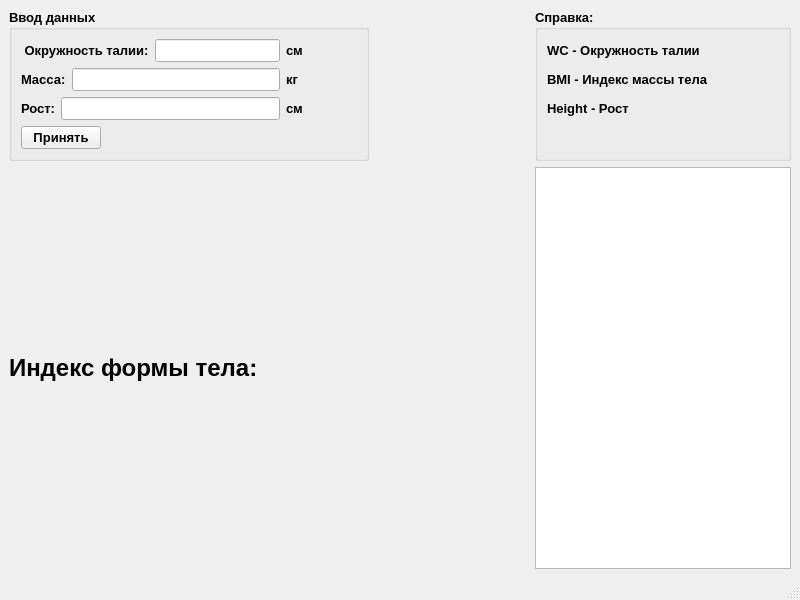
<?xml version="1.0" encoding="UTF-8"?>
<ui version="4.0">
 <class>MainWindow</class>
 <widget class="QMainWindow" name="MainWindow">
  <property name="geometry">
   <rect>
    <x>0</x>
    <y>0</y>
    <width>800</width>
    <height>600</height>
   </rect>
  </property>
  <property name="font">
   <font>
    <pointsize>10</pointsize>
    <bold>true</bold>
   </font>
  </property>
  <property name="windowTitle">
   <string>MainWindow</string>
  </property>
  <widget class="QWidget" name="centralwidget">
   <layout class="QGridLayout" name="gridLayout_2">
    <item row="1" column="2">
     <widget class="QTableView" name="tableView"/>
    </item>
    <item row="1" column="0">
     <widget class="QLabel" name="label_11">
      <property name="font">
       <font>
        <pointsize>18</pointsize>
        <bold>true</bold>
       </font>
      </property>
      <property name="text">
       <string>Индекс формы тела: </string>
      </property>
     </widget>
    </item>
    <item row="0" column="0">
     <widget class="QGroupBox" name="groupBox_2">
      <property name="title">
       <string>Ввод данных</string>
      </property>
      <layout class="QGridLayout" name="gridLayout">
       <item row="1" column="2">
        <spacer name="horizontalSpacer_3">
         <property name="orientation">
          <enum>Qt::Horizontal</enum>
         </property>
         <property name="sizeHint" stdset="0">
          <size>
           <width>40</width>
           <height>20</height>
          </size>
         </property>
        </spacer>
       </item>
       <item row="0" column="0">
        <layout class="QHBoxLayout" name="horizontalLayout_3">
         <item>
          <widget class="QLabel" name="label_4">
           <property name="text">
            <string> Окружность талии:</string>
           </property>
          </widget>
         </item>
         <item>
          <widget class="QLineEdit" name="lineEdit"/>
         </item>
        </layout>
       </item>
       <item row="0" column="3">
        <widget class="QLabel" name="label_10">
         <property name="styleSheet">
          <string notr="true">color: red;</string>
         </property>
         <property name="text">
          <string/>
         </property>
        </widget>
       </item>
       <item row="3" column="0">
        <layout class="QHBoxLayout" name="horizontalLayout_4">
         <item>
          <widget class="QPushButton" name="pushButton">
           <property name="text">
            <string>Принять</string>
           </property>
          </widget>
         </item>
         <item>
          <spacer name="horizontalSpacer_2">
           <property name="orientation">
            <enum>Qt::Horizontal</enum>
           </property>
           <property name="sizeHint" stdset="0">
            <size>
             <width>40</width>
             <height>20</height>
            </size>
           </property>
          </spacer>
         </item>
        </layout>
       </item>
       <item row="1" column="0">
        <layout class="QHBoxLayout" name="horizontalLayout_2">
         <item>
          <widget class="QLabel" name="label_3">
           <property name="text">
            <string>Масса:</string>
           </property>
          </widget>
         </item>
         <item>
          <widget class="QLineEdit" name="lineEdit_2"/>
         </item>
        </layout>
       </item>
       <item row="2" column="3">
        <widget class="QLabel" name="label_8">
         <property name="styleSheet">
          <string notr="true">color: red;</string>
         </property>
         <property name="text">
          <string/>
         </property>
        </widget>
       </item>
       <item row="1" column="3">
        <widget class="QLabel" name="label_9">
         <property name="styleSheet">
          <string notr="true">color: red;</string>
         </property>
         <property name="text">
          <string/>
         </property>
        </widget>
       </item>
       <item row="2" column="0">
        <layout class="QHBoxLayout" name="horizontalLayout">
         <item>
          <widget class="QLabel" name="label_2">
           <property name="text">
            <string>Рост:</string>
           </property>
          </widget>
         </item>
         <item>
          <widget class="QLineEdit" name="lineEdit_3"/>
         </item>
        </layout>
       </item>
       <item row="0" column="2">
        <spacer name="horizontalSpacer_4">
         <property name="orientation">
          <enum>Qt::Horizontal</enum>
         </property>
         <property name="sizeHint" stdset="0">
          <size>
           <width>40</width>
           <height>20</height>
          </size>
         </property>
        </spacer>
       </item>
       <item row="2" column="2">
        <spacer name="horizontalSpacer">
         <property name="orientation">
          <enum>Qt::Horizontal</enum>
         </property>
         <property name="sizeHint" stdset="0">
          <size>
           <width>40</width>
           <height>20</height>
          </size>
         </property>
        </spacer>
       </item>
       <item row="0" column="1">
        <widget class="QLabel" name="label_12">
         <property name="text">
          <string>см</string>
         </property>
        </widget>
       </item>
       <item row="1" column="1">
        <widget class="QLabel" name="label_13">
         <property name="text">
          <string>кг</string>
         </property>
        </widget>
       </item>
       <item row="2" column="1">
        <widget class="QLabel" name="label_14">
         <property name="text">
          <string>см</string>
         </property>
        </widget>
       </item>
      </layout>
     </widget>
    </item>
    <item row="0" column="2">
     <widget class="QGroupBox" name="groupBox">
      <property name="title">
       <string>Справка:</string>
      </property>
      <layout class="QVBoxLayout" name="verticalLayout">
       <item>
        <widget class="QLabel" name="label_5">
         <property name="text">
          <string>WC - Окружность талии</string>
         </property>
        </widget>
       </item>
       <item>
        <widget class="QLabel" name="label_6">
         <property name="text">
          <string>BMI - Индекс массы тела</string>
         </property>
        </widget>
       </item>
       <item>
        <widget class="QLabel" name="label_7">
         <property name="text">
          <string>Height - Рост</string>
         </property>
        </widget>
       </item>
       <item>
        <widget class="QLabel" name="label">
         <property name="text">
          <string/>
         </property>
         <property name="pixmap">
          <pixmap>formul1.jpg</pixmap>
         </property>
        </widget>
       </item>
      </layout>
     </widget>
    </item>
    <item row="0" column="1">
     <spacer name="horizontalSpacer_5">
      <property name="orientation">
       <enum>Qt::Horizontal</enum>
      </property>
      <property name="sizeHint" stdset="0">
       <size>
        <width>40</width>
        <height>20</height>
       </size>
      </property>
     </spacer>
    </item>
    <item row="1" column="1">
     <spacer name="horizontalSpacer_6">
      <property name="orientation">
       <enum>Qt::Horizontal</enum>
      </property>
      <property name="sizeHint" stdset="0">
       <size>
        <width>40</width>
        <height>20</height>
       </size>
      </property>
     </spacer>
    </item>
   </layout>
  </widget>
  <widget class="QMenuBar" name="menubar">
   <property name="geometry">
    <rect>
     <x>0</x>
     <y>0</y>
     <width>800</width>
     <height>29</height>
    </rect>
   </property>
  </widget>
  <widget class="QStatusBar" name="statusbar"/>
 </widget>
 <resources/>
 <connections/>
</ui>
